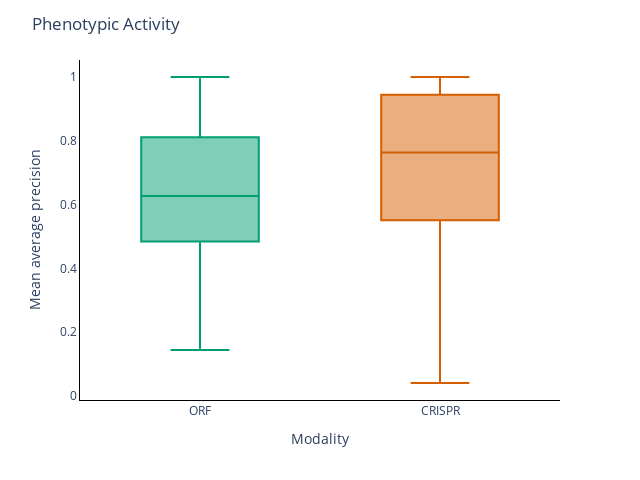

Source (notebook cell):
### Code cell
fig = px.box(
    phenotypic_activity_df,
    x="profile_type",
    y="mean_average_precision",
    color="profile_type",
    color_discrete_map=color_discrete_map,
).update_layout(
    title="Phenotypic Activity",
    xaxis=dict(title="Modality", linecolor="black"),
    yaxis=dict(title="Mean average precision", linecolor="black"),
    plot_bgcolor="white",
    showlegend=False,
)
fig.update_layout(height=480, width=640)
fig.show()
#fig.write_image("figures/phenotypic-activity.png", height=480, width=640, scale=2)
#fig.write_image("figures/phenotypic-activity.svg", height=480, width=640, scale=2)

### Figure 1 — Plotly figure (JSON) as saved in the notebook; plotly's stock layout.template omitted (floating-point values rounded to 4 significant figures; data arrays with more than 128 entries replaced by an {"elided": "..."} marker saying what was removed)
{"data": [{"alignmentgroup": "True", "hovertemplate": "profile_type=%{x}<br>mean_average_precision=%{y}<extra></extra>", "legendgroup": "ORF", "marker": {"color": "rgb(0, 158, 115)"}, "name": "ORF", "notched": false, "offsetgroup": "ORF", "orientation": "v", "showlegend": true, "type": "box", "x": {"elided": "13739 str values"}, "x0": " ", "xaxis": "x", "y": {"elided": "13739 float values"}, "y0": " ", "yaxis": "y"}, {"alignmentgroup": "True", "hovertemplate": "profile_type=%{x}<br>mean_average_precision=%{y}<extra></extra>", "legendgroup": "CRISPR", "marker": {"color": "rgb(213, 94, 0)"}, "name": "CRISPR", "notched": false, "offsetgroup": "CRISPR", "orientation": "v", "showlegend": true, "type": "box", "x": {"elided": "7971 str values"}, "x0": " ", "xaxis": "x", "y": {"elided": "7971 float values"}, "y0": " ", "yaxis": "y"}], "layout": {"boxmode": "overlay", "height": 480, "legend": {"title": {"text": "profile_type"}, "tracegroupgap": 0}, "margin": {"t": 60}, "plot_bgcolor": "white", "showlegend": false, "title": {"text": "Phenotypic Activity"}, "width": 640, "xaxis": {"anchor": "y", "categoryarray": ["ORF", "CRISPR"], "categoryorder": "array", "domain": [0, 1], "linecolor": "black", "title": {"text": "Modality"}}, "yaxis": {"anchor": "x", "domain": [0, 1], "linecolor": "black", "title": {"text": "Mean average precision"}}}}
